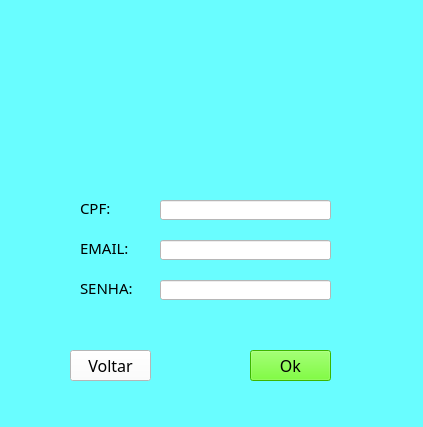
<?xml version="1.0" encoding="UTF-8"?>
<ui version="4.0">
 <class>MainWindow</class>
 <widget class="QMainWindow" name="MainWindow">
  <property name="geometry">
   <rect>
    <x>0</x>
    <y>0</y>
    <width>423</width>
    <height>427</height>
   </rect>
  </property>
  <property name="cursor">
   <cursorShape>ArrowCursor</cursorShape>
  </property>
  <property name="windowTitle">
   <string>MainWindow</string>
  </property>
  <property name="styleSheet">
   <string notr="true">background-color: rgb(105, 253, 255); fundo</string>
  </property>
  <widget class="QWidget" name="centralwidget">
   <widget class="QPushButton" name="pushButton">
    <property name="geometry">
     <rect>
      <x>250</x>
      <y>350</y>
      <width>81</width>
      <height>31</height>
     </rect>
    </property>
    <property name="font">
     <font>
      <family>Bahnschrift Light</family>
      <pointsize>12</pointsize>
     </font>
    </property>
    <property name="cursor">
     <cursorShape>PointingHandCursor</cursorShape>
    </property>
    <property name="styleSheet">
     <string notr="true">background-color: rgb(85, 255, 0);</string>
    </property>
    <property name="text">
     <string>Ok</string>
    </property>
   </widget>
   <widget class="QPushButton" name="pushButton_2">
    <property name="geometry">
     <rect>
      <x>70</x>
      <y>350</y>
      <width>81</width>
      <height>31</height>
     </rect>
    </property>
    <property name="font">
     <font>
      <family>Bahnschrift Light</family>
      <pointsize>12</pointsize>
     </font>
    </property>
    <property name="cursor">
     <cursorShape>PointingHandCursor</cursorShape>
    </property>
    <property name="styleSheet">
     <string notr="true">background-color: rgb(255, 255, 255);</string>
    </property>
    <property name="text">
     <string>Voltar</string>
    </property>
   </widget>
   <widget class="QLineEdit" name="lineEdit">
    <property name="geometry">
     <rect>
      <x>160</x>
      <y>200</y>
      <width>171</width>
      <height>20</height>
     </rect>
    </property>
    <property name="styleSheet">
     <string notr="true">background-color: rgb(255, 255, 255);</string>
    </property>
    <property name="echoMode">
     <enum>QLineEdit::Normal</enum>
    </property>
   </widget>
   <widget class="QLineEdit" name="lineEdit_2">
    <property name="geometry">
     <rect>
      <x>160</x>
      <y>240</y>
      <width>171</width>
      <height>20</height>
     </rect>
    </property>
    <property name="styleSheet">
     <string notr="true">background-color: rgb(255, 255, 255);</string>
    </property>
   </widget>
   <widget class="QLineEdit" name="lineEdit_3">
    <property name="geometry">
     <rect>
      <x>160</x>
      <y>280</y>
      <width>171</width>
      <height>20</height>
     </rect>
    </property>
    <property name="styleSheet">
     <string notr="true">background-color: rgb(255, 255, 255);</string>
    </property>
    <property name="echoMode">
     <enum>QLineEdit::Password</enum>
    </property>
   </widget>
   <widget class="QLabel" name="label">
    <property name="geometry">
     <rect>
      <x>80</x>
      <y>200</y>
      <width>71</width>
      <height>16</height>
     </rect>
    </property>
    <property name="font">
     <font>
      <family>Bahnschrift Light</family>
      <pointsize>11</pointsize>
     </font>
    </property>
    <property name="text">
     <string>CPF:</string>
    </property>
   </widget>
   <widget class="QLabel" name="label_2">
    <property name="geometry">
     <rect>
      <x>80</x>
      <y>240</y>
      <width>71</width>
      <height>16</height>
     </rect>
    </property>
    <property name="font">
     <font>
      <family>Bahnschrift Light</family>
      <pointsize>11</pointsize>
     </font>
    </property>
    <property name="text">
     <string>EMAIL:</string>
    </property>
   </widget>
   <widget class="QLabel" name="label_3">
    <property name="geometry">
     <rect>
      <x>80</x>
      <y>280</y>
      <width>71</width>
      <height>16</height>
     </rect>
    </property>
    <property name="font">
     <font>
      <family>Bahnschrift Light</family>
      <pointsize>11</pointsize>
     </font>
    </property>
    <property name="text">
     <string>SENHA:</string>
    </property>
   </widget>
   <widget class="QLabel" name="label_4">
    <property name="geometry">
     <rect>
      <x>150</x>
      <y>30</y>
      <width>141</width>
      <height>151</height>
     </rect>
    </property>
    <property name="text">
     <string/>
    </property>
    <property name="pixmap">
     <pixmap>Imagens/registro2.png</pixmap>
    </property>
   </widget>
  </widget>
  <widget class="QMenuBar" name="menubar">
   <property name="geometry">
    <rect>
     <x>0</x>
     <y>0</y>
     <width>423</width>
     <height>21</height>
    </rect>
   </property>
  </widget>
  <widget class="QStatusBar" name="statusbar"/>
 </widget>
 <resources>
  <include location="../seila2.qrc"/>
 </resources>
 <connections/>
</ui>
